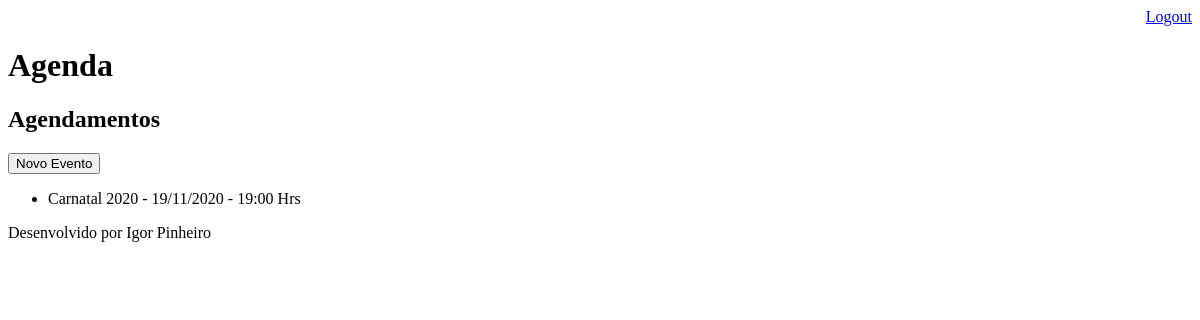
Page /agenda/ (signed in) on the earlier database version.
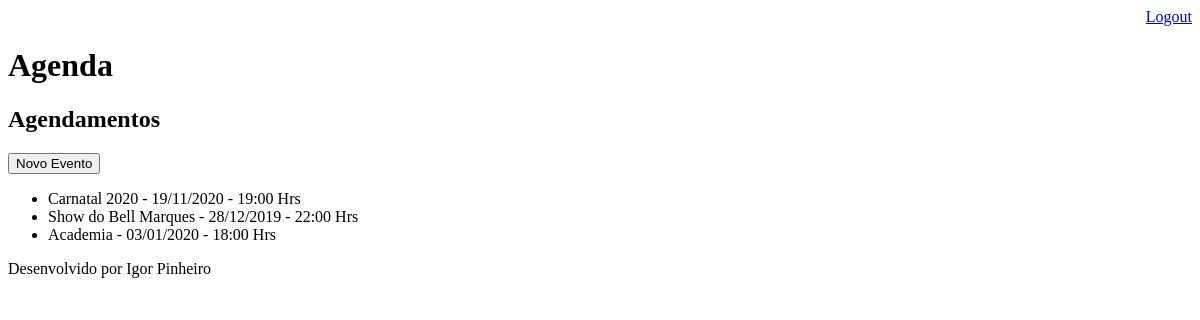
Same page on the later database version.
### core/models.py (models this page shows, shortened)
class Evento(models.Model):
    titulo = models.CharField(max_length=100)
    descricao = models.TextField(blank=True, null=True)
    data_evento = models.DateTimeField(verbose_name='Data do Evento')
    data_criacao = models.DateTimeField(auto_now=True)
    usuario = models.ForeignKey(User, on_delete=models.CASCADE)
    class Meta:
        db_table = 'evento'
    def get_data_hora_evento(self):
        return self.data_evento.strftime('%d/%m/%Y - %H:%M Hrs')

### core/views.py (the view)
# urls.py: path('agenda/', views.lista_eventos),
@login_required(login_url='/login/')
def lista_eventos(request):
  usuario = request.user
  evento = Evento.objects.filter(usuario=usuario)
  dados = {'eventos':evento}
  return render(request, 'agenda.html', dados)

### template/agenda.html
{% extends "model-page.html" %}
{% block content %}
    <h2>Agendamentos</h2>
    <a href="evento/">
        <button type="button">Novo Evento</button>
    </a>
    <ul>
        {% for evento in eventos %}
            <li>{{evento.titulo}} - {{evento.get_data_hora_evento}}</li>
        {% endfor %}
    </ul>
{% endblock %}

### template/model-page.html
<!DOCTYPE html>
<html lang="en">
<head>
    {% include "model-header.html" %}
</head>
<body>
    {% block content %} {% endblock %}
    {% include "model-footer.html" %}
</body>
</html>

### template/model-header.html (shortened to what this page needs)
<div align="right">
    <a href="/logout">Logout</a>
</div>
<h1>Agenda</h1>

### template/model-footer.html
<p>Desenvolvido por Igor Pinheiro</p>

Differences in the rows shown:
added Evento: titulo "Show do Bell Marques", get_data_hora_evento "28/12/2019 - 22:00 Hrs"
added Evento: titulo "Academia", get_data_hora_evento "03/01/2020 - 18:00 Hrs"
